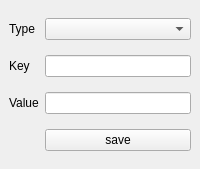
<?xml version="1.0" encoding="UTF-8"?>
<ui version="4.0">
 <class>FilterEditor</class>
 <widget class="QDockWidget" name="FilterEditor">
  <property name="geometry">
   <rect>
    <x>0</x>
    <y>0</y>
    <width>200</width>
    <height>169</height>
   </rect>
  </property>
  <property name="features">
   <set>QDockWidget::AllDockWidgetFeatures</set>
  </property>
  <property name="windowTitle">
   <string>Filter Editor</string>
  </property>
  <widget class="QWidget" name="dockWidgetContents">
   <layout class="QGridLayout" name="gridLayout">
    <item row="1" column="0">
     <widget class="QLabel" name="keyLabel">
      <property name="text">
       <string>Key</string>
      </property>
     </widget>
    </item>
    <item row="1" column="1">
     <widget class="QLineEdit" name="keyEdit"/>
    </item>
    <item row="2" column="0">
     <widget class="QLabel" name="valueLabel">
      <property name="text">
       <string>Value</string>
      </property>
     </widget>
    </item>
    <item row="0" column="1">
     <widget class="QComboBox" name="typeCombo"/>
    </item>
    <item row="0" column="0">
     <widget class="QLabel" name="typeLabel">
      <property name="text">
       <string>Type</string>
      </property>
     </widget>
    </item>
    <item row="2" column="1">
     <widget class="QLineEdit" name="valueEdit"/>
    </item>
    <item row="3" column="1">
     <widget class="QPushButton" name="pushButton">
      <property name="text">
       <string>save</string>
      </property>
     </widget>
    </item>
   </layout>
  </widget>
 </widget>
 <resources/>
 <connections/>
</ui>
